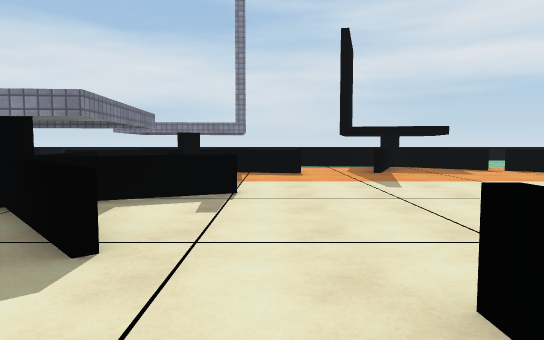
[1] (above)

24 first-person views from a walk through a 3-D level made in the Unity game engine. The camera is 1.3 m above the floor, tilts 4° down and sees 70° across. The floor is counted in squares, 2 m on a side. Each view is taken from the middle of a square. On the plan, view 1 faces up. The plan holds only what a view shows up to about 11 squares ahead; the rest is blank. The place goes on beyond the plan. The player character is not drawn. Surface patterns are stand-ins for the level's own textures.

[2]
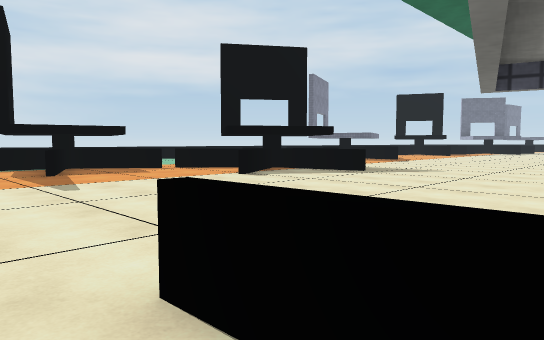

[3]
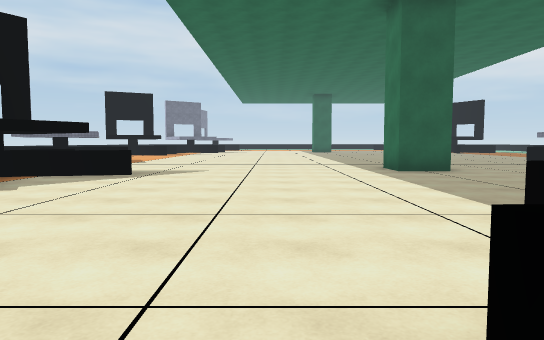

[4]
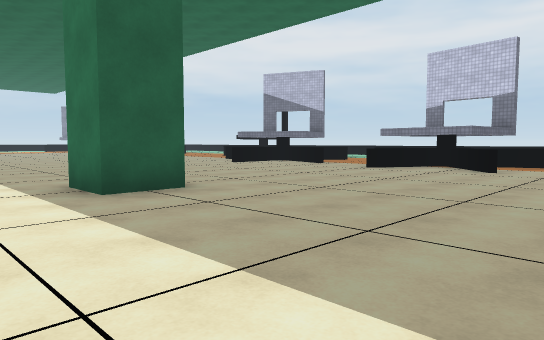

[5]
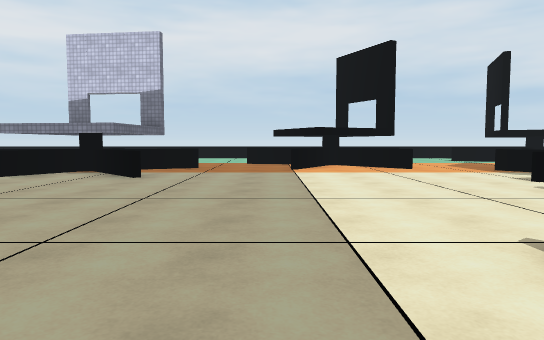

[6]
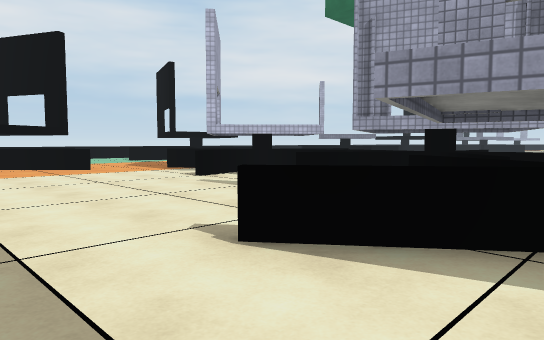

[7]
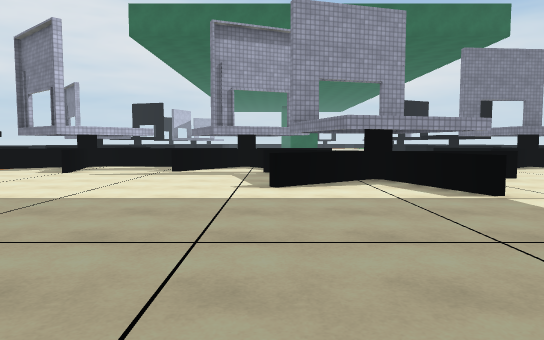

[8]
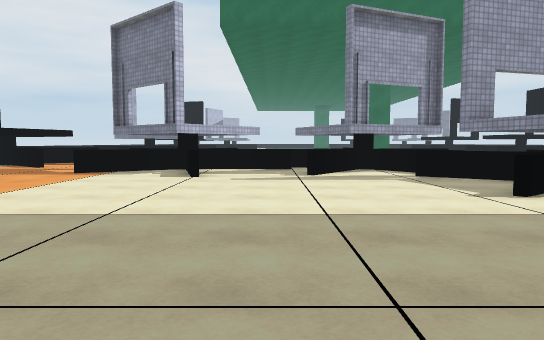

[9]
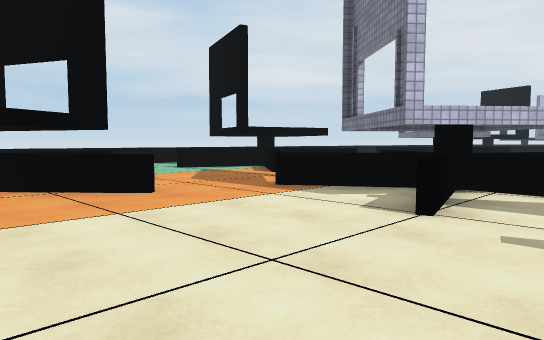

[10]
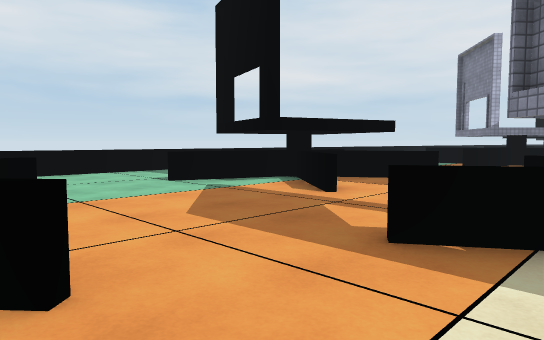

[11]
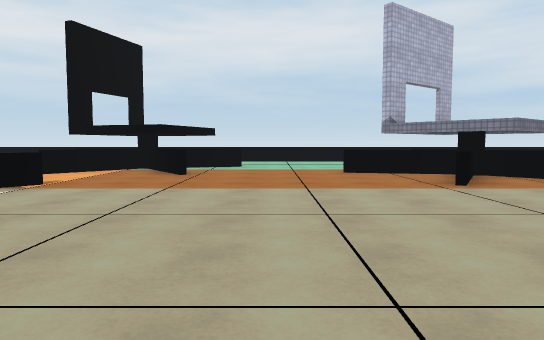

[12]
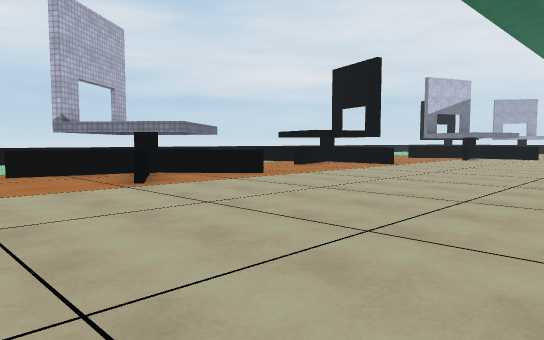

[13]
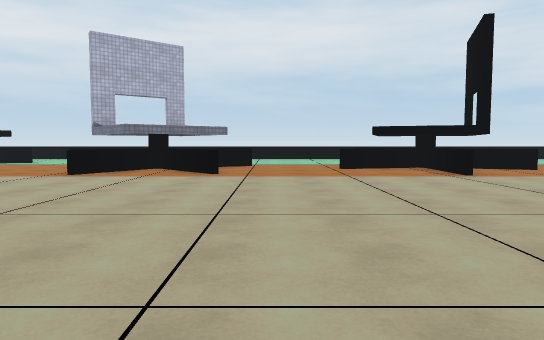

[14]
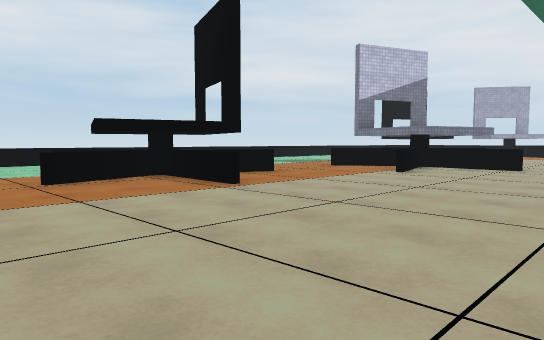

[15]
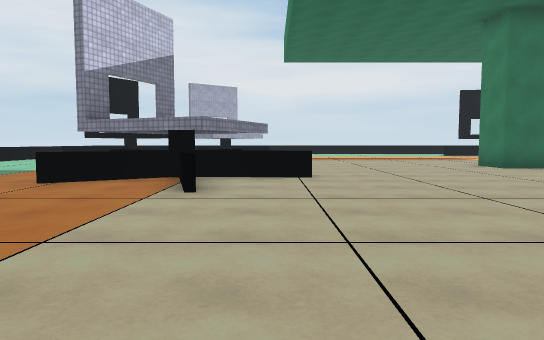

[16]
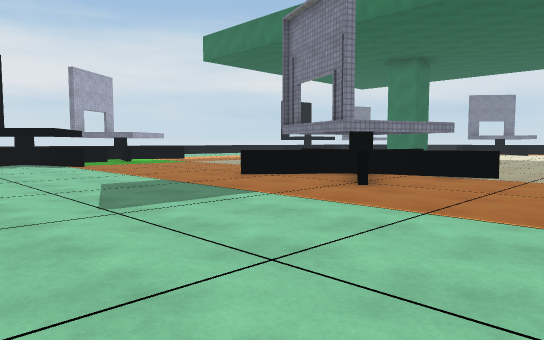

[17]
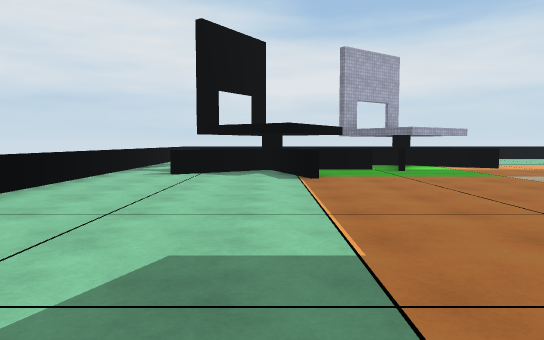

[18]
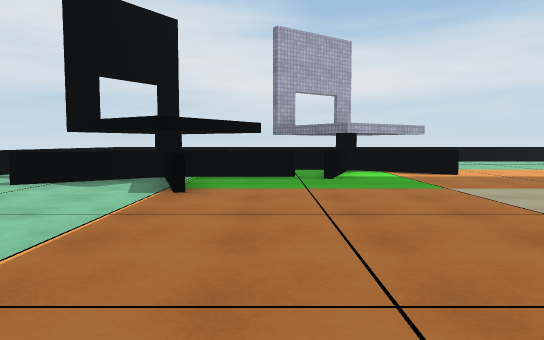

[19]
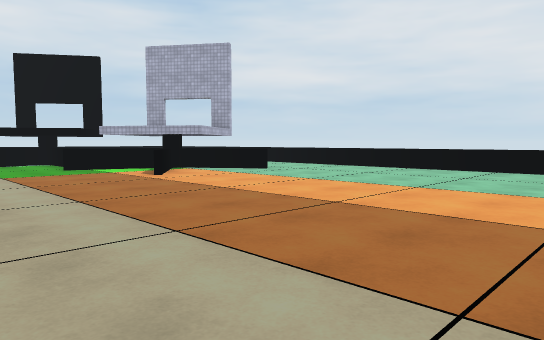

[20]
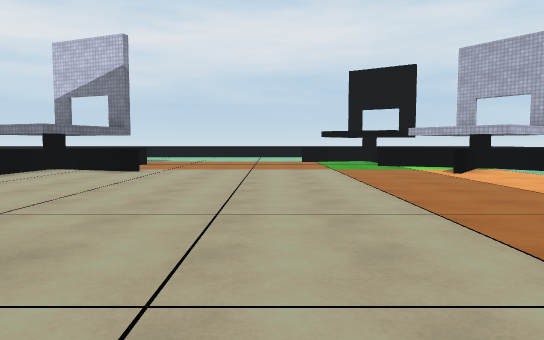

[21]
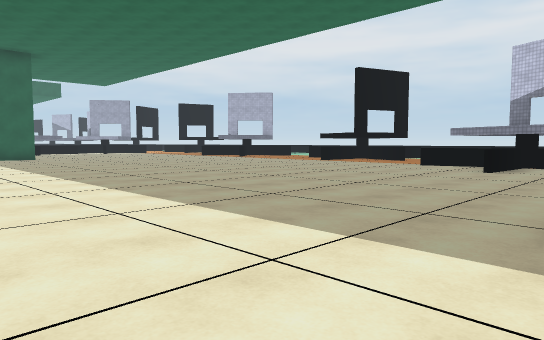

[22]
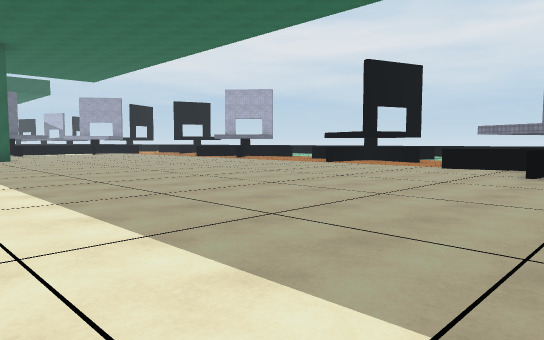

[23]
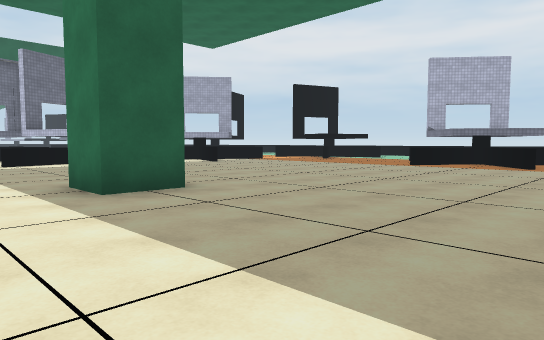

[24]
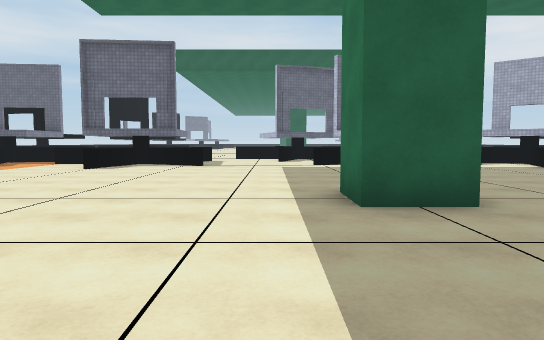

### Floor plan
Key: @ floor where view 1 was taken; # wall or solid block; x gap in a wall; . floor; = window, fence, low wall or low ledge; ^ raised ledge; O other object.
Columns run from 41 left of view 1 to 10 right of it. Each row starts with its distance up from view 1.
 12                                             =
 11                                         = ==##
 10                                       = = ..===.
  9                                       ##==.==.==
  8                                      =#=.......##
  7                                     ...=.......###=x
  6                                   ....^.......==.=
  5                                  ...=###=........=..
  4                                ......#O#............
  3                               .......= ==...........
  2              ....           .........= .=...........
  1              .........   .............  ..=.........
  0           .  .........................  =@=#=.......
 -1        ..... #................##......  x=O#......##
 -2   ..........##................#   ....= x=##......#
 -3 #................................     ===..=........
 -4 #.................................. #=O#............
 -5 #.....................................=#=...........
 -6 #....................................#=.............
 -7 #...................................===.............
 -8   .=..=.........=.....................#==.........=.
 -9    =##=......==##==..................##=........=#=
-10     OO#........OO.....#....==.=......=.=.........#==
-11    =###=......=#=...=.=.....=##...........=.=..==
-12      #=.............==#==.. =O==...=.==...##=...
-13     ===.#=..........  # ...= = ....=.=...==#
-14       #=x...........   ^.    = ... =O#....
-15      =##=............   .      ...= =#=..
-16      =..=............  ..           =....
-17      ........    ....  ..            ....

Where each view was taken, in squares from view 1:
view 1: 0 up, 0 right, facing up
view 2: 0 up, 0 right, facing up-right
view 3: 2 up, 0 right, facing right
view 4: 1 up, 4 right, facing down-right
view 5: 1 down, 4 right, facing down
view 6: 1 down, 4 right, facing down-left
view 7: 3 down, 8 right, facing left
view 8: 6 down, 7 right, facing left
view 9: 6 down, 3 right, facing down-left
view 10: 9 down, 1 right, facing down-left
view 11: 4 down, 8 left, facing down
view 12: 4 down, 8 left, facing down-left
view 13: 2 down, 15 left, facing down
view 14: 5 down, 15 left, facing down-left
view 15: 8 down, 18 left, facing left
view 16: 17 down, 21 left, facing up-left
view 17: 14 down, 25 left, facing left
view 18: 12 down, 27 left, facing left
view 19: 1 down, 31 left, facing down-left
view 20: 0 up, 31 left, facing down
view 21: 2 up, 28 left, facing down-right
view 22: 1 up, 27 left, facing down-right
view 23: 1 up, 16 left, facing down-right
view 24: 0 up, 15 left, facing right
